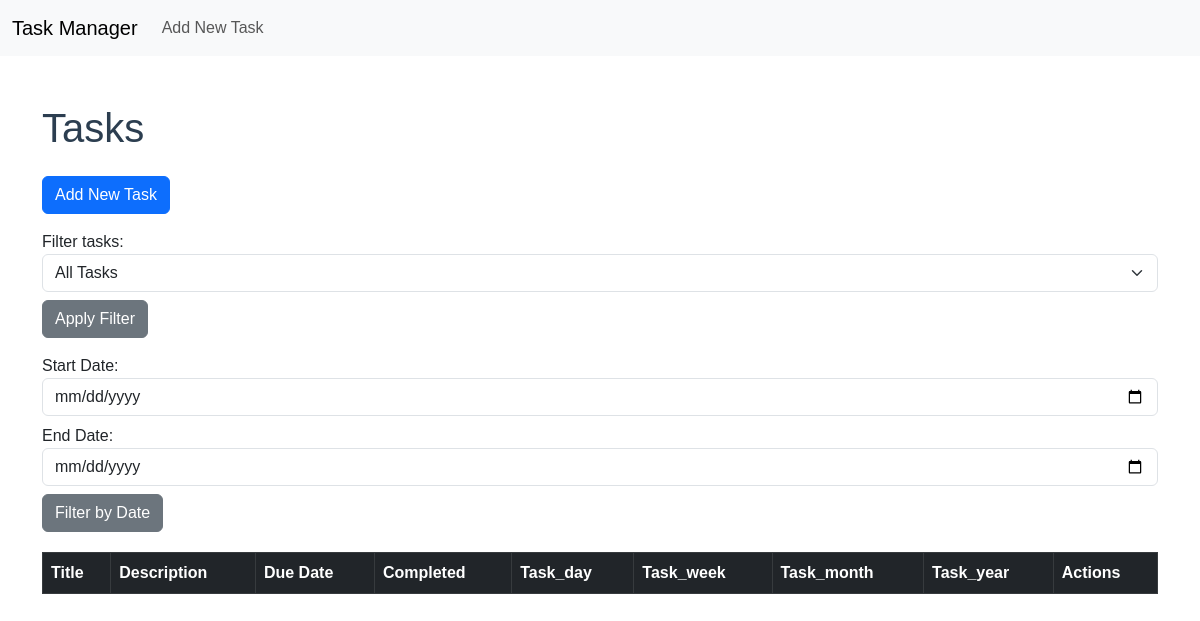
/tasks/, run on an earlier commit of the app's database.
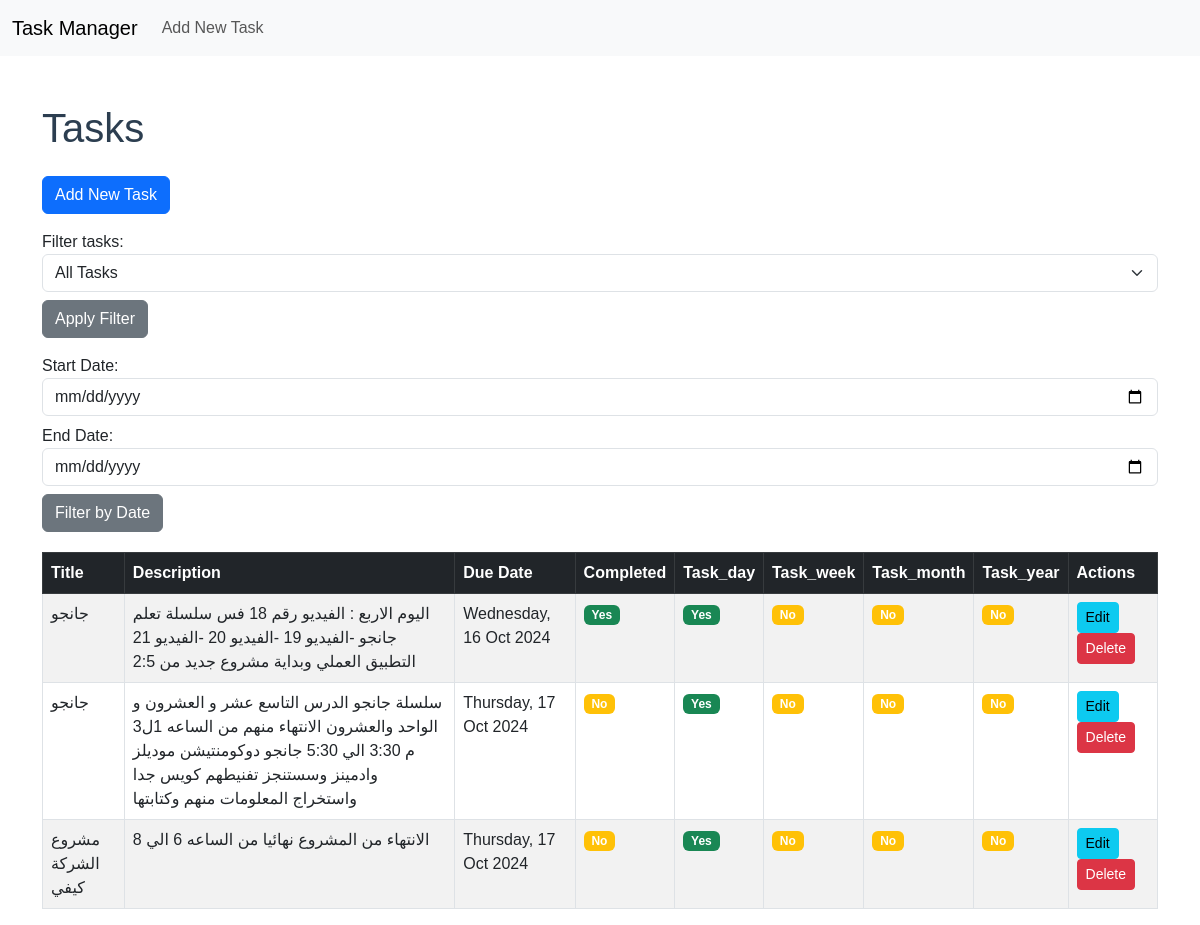
And on a later commit of the database.
### tasks/models.py (models this page shows, shortened)
class Task(models.Model):
    title=models.CharField(max_length=200)
    description=models.TextField(blank=True,null=True)
    due_date=models.DateField()
    complited=models.BooleanField(default=False)
    task_day=models.BooleanField(default=False)
    task_week=models.BooleanField(default=False)
    task_month=models.BooleanField(default=False)
    task_year=models.BooleanField(default=False)
    user=models.ForeignKey(User,on_delete=models.CASCADE)

### tasks/views.py (the view)
# urls.py: path('', views.Task_list , name= 'Task_list'),
def Task_list(request):
    tasks = Task.objects.all()
    return render(request,'tasks/Task_list.html',{'tasks':tasks})

### tasks/templates/tasks/Task_list.html (shortened to what this page needs)
{% extends 'tasks/base.html' %}
{% block content %}
    <h1 class="my-4">Tasks</h1>
    <a href="{% url 'Task_create' %}" class="btn btn-primary mb-3">Add New Task</a>
    <form method="get" action="{% url 'tasks-filter' %}" class="mb-3">
        <label for="filter">Filter tasks:</label>
        <select name="filter" id="filter" class="form-select">
            <option value="all">All Tasks</option>
        </select>
        <button type="submit" class="btn btn-secondary mt-2">Apply Filter</button>
    </form>
    <form method="get" action="{% url 'tasks-filter-by-date' %}" class="mb-3">
        <label for="start_date">Start Date:</label>
        <input type="date" name="start_date" id="start_date" class="form-control mb-2">
        <label for="end_date">End Date:</label>
        <input type="date" name="end_date" id="end_date" class="form-control mb-2">
        <button type="submit" class="btn btn-secondary">Filter by Date</button>
    </form>
    <table class="table table-bordered table-striped">
        <thead class="table-dark">
            <tr>
                <th>Title</th>
                <th>Description</th>
                <th>Due Date</th>
                <th>Completed</th>
                <th>Task_day</th>
                <th>Task_week</th>
                <th>Task_month</th>
                <th>Task_year</th>
                <th>Actions</th>
            </tr>
        </thead>
        <tbody>
            {% for Task in tasks %}
            <tr>
                <td>{{ Task.title }}</td>
                <td>{{ Task.description }}</td>
                <td>{{ Task.due_date|date:"l, d M Y" }}</td>
                <td>
                    {% if Task.complited %}
                        <span class="badge bg-success">Yes</span>
                    {% else %}
                        <span class="badge bg-warning">No</span>
                    {% endif %}
                </td>
                <td>
                    {% if Task.task_day %}
                        <span class="badge bg-success">Yes</span>
                    {% else %}
                        <span class="badge bg-warning">No</span>
                    {% endif %}
                </td>
                <td>
                    {% if Task.task_week %}
                        <span class="badge bg-success">Yes</span>
                    {% else %}
                        <span class="badge bg-warning">No</span>
                    {% endif %}
                </td>
                <td>
                    {% if Task.task_month %}
                        <span class="badge bg-success">Yes</span>
                    {% else %}
                        <span class="badge bg-warning">No</span>
                    {% endif %}
                </td>
                <td>
                    {% if Task.task_year %}
                        <span class="badge bg-success">Yes</span>
                    {% else %}
                        <span class="badge bg-warning">No</span>
                    {% endif %}
                </td>
                <td>
                    <a href="{% url 'Task_update' Task.id %}" class="btn btn-sm btn-info">Edit</a>
                    <a href="{% url 'Task_delete' Task.id %}" class="btn btn-sm btn-danger">Delete</a>
                </td>
            </tr>
            {% endfor %}
        </tbody>
    </table>
{% endblock %}

### tasks/templates/tasks/base.html (shortened to what this page needs)
<!DOCTYPE html>
<html lang="en">
<head>
    <link href="https://cdn.jsdelivr.net/npm/bootstrap@5.3.0-alpha1/dist/css/bootstrap.min.css" rel="stylesheet">
    {% load static %}
    <link rel="stylesheet" href="{% static 'css/style.css' %}">
</head>
<body>
    <nav class="navbar navbar-expand-lg navbar-light bg-light">
        <div class="container-fluid">
            <a class="navbar-brand" href="{% url 'Task_list' %}">Task Manager</a>
            <div class="collapse navbar-collapse" id="navbarNav">
                <ul class="navbar-nav">
                    <li class="nav-item">
                        <a class="nav-link" href="{% url 'Task_create' %}">Add New Task</a>
                    </li>
                </ul>
            </div>
        </div>
    </nav>
    <div class="container mt-5">
        {% block content %}{% endblock %}
    </div>
</body>
</html>

### tasks/static/css/style.css (style rules this page uses)
body { font-family: Arial, sans-serif; }
h1 { color: #2c3e50; }
table { margin-top: 20px; }
.btn { margin-right: 5px; }

What changed in the data, as far as the page shows it:
added Task: title "جانجو", description "اليوم الاربع : الفيديو رقم 18 فس سلسلة تعلم جانجو -الفيديو 19 -الفيديو 20 -الفيديو 21 التطبيق العملي وبداية مشروع جديد من 2:5", due_date "Wednesday, 16 Oct 2024", complited "Yes", task_day "Yes", task_week "No", task_month "No", task_year "No"
added Task: title "جانجو", description "سلسلة جانجو الدرس التاسع عشر و العشرون و الواحد والعشرون الانتهاء منهم من الساعه 1ل3 م 3:30 الي 5:30 جانجو دوكومنتيشن موديلز وادمينز وسستنجز تفنيطهم كويس جدا واستخراج المعلومات منهم وكتابتها", due_date "Thursday, 17 Oct 2024", complited "No", task_day "Yes", task_week "No", task_month "No", task_year "No"
added Task: title "مشروع الشركة كيفي", description "الانتهاء من المشروع نهائيا من الساعه 6 الي 8", due_date "Thursday, 17 Oct 2024", complited "No", task_day "Yes", task_week "No", task_month "No", task_year "No"
